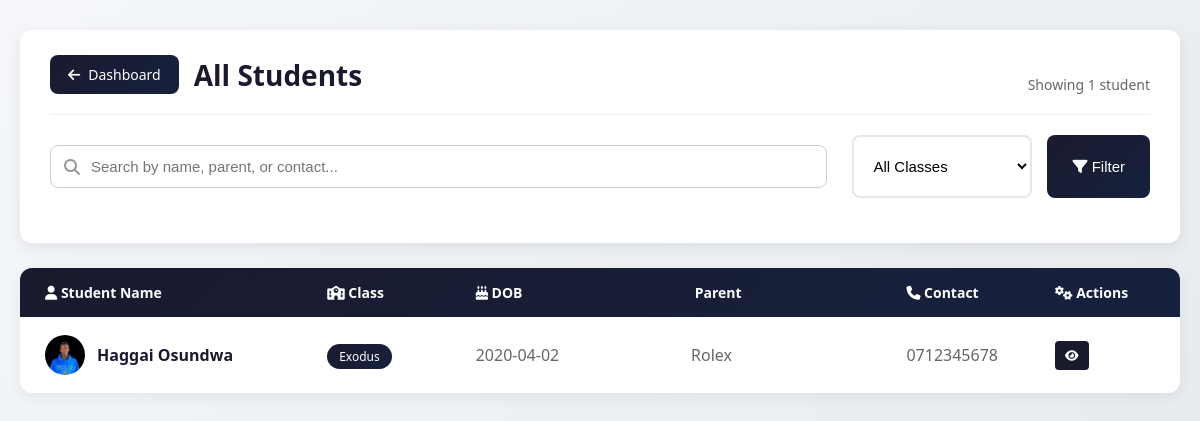
Screenshot of /all_students (signed in) with the database file from the repository.
### app.py (models this page shows)
class Student(db.Model):
    id = db.Column(db.Integer, primary_key=True)
    name = db.Column(db.String(100), nullable=False)
    dob = db.Column(db.String(20), nullable=False)
    parent = db.Column(db.String(100))
    contact = db.Column(db.String(50))
    student_class = db.Column(db.String(50))
    status = db.Column(db.String(10), default="active")
    deletion_requested = db.Column(db.Boolean, default=False)
    profile_image = db.Column(db.String(200))  # Store image filename
    family_id = db.Column(db.String(50))  # For grouping family members

### app.py (the view, shortened to what this page needs)
@app.route("/all_students")
def all_students():
    if "user" not in session:
        flash("You must be logged in to view this page.", "error")
        return redirect(url_for("home"))
    selected_class = request.args.get("class_name")
    search_query = request.args.get("search", "").strip()
    class_list = ['Genesis', 'Exodus', 'Psalms', 'Proverbs', 'Revelation', 'High Schoolers']
    query = Student.query.filter(Student.status == "active", Student.profile_image != None)
    if selected_class:
        query = query.filter_by(student_class=selected_class)
    students = query.order_by(Student.name).all()
    return render_template("all_students.html", students=students, selected_class=selected_class, class_list=class_list, search_query=search_query)

### app.py (called while the page is built)
@app.context_processor
def inject_now():
    return {'now': datetime.now}

@app.context_processor
def utility_functions():
    def attendance_present(student_id, sunday):
        record = Attendance.query.filter_by(student_id=student_id, date=sunday).first()
        return record.present if record else False
    return dict(attendance_present=attendance_present)

### templates/all_students.html (shortened to what this page needs)
<!DOCTYPE html>
<html lang="en">
<head>
    <link rel="stylesheet" href="{{ url_for('static', filename='css/styles.css') }}">
    <link rel="stylesheet" href="https://cdnjs.cloudflare.com/ajax/libs/font-awesome/6.5.0/css/all.min.css">
</head>
<body>
<div class="page-container">
    <div class="header-card">
        <div class="header-top">
            <div class="header-left">
                <a href="{{ url_for('dashboard') }}" class="btn-back">
                    <i class="fas fa-arrow-left"></i> Dashboard
                </a>
                <h1 class="page-title">
                    All Students
                </h1>
            </div>
            <div class="results-count">
                Showing {{ students|length }} student{{ '' if students|length == 1 else 's' }}
            </div>
        </div>
        <form method="get" action="{{ url_for('all_students') }}" class="search-filter-row">
            <div class="search-box">
                <i class="fas fa-search"></i>
                <input type="text"
                       name="search"
                       id="searchInput"
                       placeholder="Search by name, parent, or contact..."
                       value="{{ search_query or '' }}">
            </div>
            <select name="class_name" class="filter-select">
                <option value="">All Classes</option>
            </select>
            <button type="submit" class="btn-filter">
                <i class="fas fa-filter"></i> Filter
            </button>
        </form>
    </div>
    {% if students %}
    <div class="students-list" id="studentsList">
        <div class="students-list-header">
            <div><i class="fas fa-user"></i> Student Name</div>
            <div><i class="fas fa-school"></i> Class</div>
            <div><i class="fas fa-birthday-cake"></i> DOB</div>
            <div> Parent</div>
            <div><i class="fas fa-phone"></i> Contact</div>
            <div><i class="fas fa-cogs"></i> Actions</div>
        </div>
        {% for student in students %}
        <div class="student-row" data-name="{{ student.name.lower() }}" data-parent="{{ (student.parent or '').lower() }}" data-contact="{{ (student.contact or '').lower() }}">
            <div style="display: flex; align-items: center; gap: 12px;">
                {% if student.profile_image %}
                    <img src="{{ url_for('static', filename='uploads/profiles/' + student.profile_image) }}"
                         alt="{{ student.name }}" style="width: 40px; height: 40px; border-radius: 50%; object-fit: cover;">
                {% else %}
                    <div style="width: 40px; height: 40px; border-radius: 50%; background: #1a1a2e; display: flex; align-items: center; justify-content: center; color: white;">
                        <i class="fas fa-user"></i>
                    </div>
                {% endif %}
                <span style="font-weight: 600; color: #1a1a2e;">{{ student.name }}</span>
            </div>
            <div><span class="class-badge">{{ student.student_class }}</span></div>
            <div style="color: #666;">{{ student.dob }}</div>
            <div style="color: #666;">{{ student.parent or '-' }}</div>
            <div style="color: #666;">{{ student.contact or '-' }}</div>
            <div style="display: flex; gap: 8px;">
                <a href="{{ url_for('student_detail', student_id=student.id) }}" style="padding: 6px 10px; background: #1a1a2e; color: white; border-radius: 4px; text-decoration: none; font-size: 12px;">
                    <i class="fas fa-eye"></i>
                </a>
            </div>
        </div>
        {% endfor %}
    </div>
    {% endif %}
</div>
</body>
</html>

### static/css/styles.css (style rules this page uses)
body { font-family: 'Segoe UI', sans-serif; margin: 0; padding: 0; background-color: #f8f8f8; color: #212121; }
input[type="text"], input[type="password"], input[type="date"] { width: 100%; padding: 10px; margin: 10px 0; border: 1px solid #ccc !important; border-radius: 5px; font-weight: normal !important; outline: none !important; transition: border 0.2s ease; }
form { margin-bottom: 20px; }
form select { padding: 5px 10px; margin-left: 10px; border-radius: 5px; border: 1px solid #ccc; }
.students-list { width: 100%; overflow-x: auto; }
.students-list-header, .student-row { min-width: 700px; }

### templates/all_students.html (style rules this page uses)
body { background: linear-gradient(135deg, #f5f7fa 0%, #e4e8ec 100%); font-family: 'Segoe UI', system-ui, sans-serif; margin: 0; padding: 0; min-height: 100vh; }
.page-container { max-width: 1200px; margin: 0 auto; padding: 30px 20px; }
.header-card { background: white; border-radius: 12px; padding: 25px 30px; box-shadow: 0 4px 15px rgba(0,0,0,0.08); margin-bottom: 25px; }
.header-top { display: flex; justify-content: space-between; align-items: center; flex-wrap: wrap; gap: 20px; }
.header-left { display: flex; align-items: center; gap: 15px; }
.btn-back { background: linear-gradient(135deg, #1a1a2e, #16213e); color: white; text-decoration: none; padding: 10px 18px; border-radius: 8px; font-size: 14px; display: flex; align-items: center; gap: 8px; transition: transform 0.2s, box-shadow 0.2s; }
.page-title { font-size: 28px; color: #1a1a2e; margin: 0; font-weight: 600; }
.search-filter-row { display: flex; gap: 15px; flex-wrap: wrap; margin-top: 20px; padding-top: 20px; border-top: 1px solid #eee; }
.search-box { flex: 1; min-width: 250px; position: relative; }
.search-box input { width: 100%; padding: 12px 15px 12px 40px; border: 2px solid #e4e8ec; border-radius: 8px; font-size: 15px; transition: border-color 0.2s; box-sizing: border-box; }
.search-box i { position: absolute; left: 14px; top: 50%; transform: translateY(-50%); color: #999; }
.filter-select { padding: 12px 15px; border: 2px solid #e4e8ec; border-radius: 8px; font-size: 15px; min-width: 180px; cursor: pointer; background: white; }
.btn-filter { background: linear-gradient(135deg, #1a1a2e, #16213e); color: white; border: none; padding: 12px 25px; border-radius: 8px; font-size: 15px; cursor: pointer; font-weight: 500; }
.students-list { background: white; border-radius: 12px; overflow: hidden; box-shadow: 0 4px 15px rgba(0,0,0,0.06); }
.students-list-header { display: grid; grid-template-columns: 2fr 1fr 1.5fr 1.5fr 1fr 100px; gap: 15px; padding: 15px 25px; background: linear-gradient(135deg, #1a1a2e, #16213e); color: white; font-weight: 600; font-size: 14px; }
.student-row { display: grid; grid-template-columns: 2fr 1fr 1.5fr 1.5fr 1fr 100px; gap: 15px; padding: 18px 25px; align-items: center; border-bottom: 1px solid #f0f0f0; transition: background 0.2s; }
.student-row:last-child { border-bottom: none; }
.class-badge { background: linear-gradient(135deg, #1a1a2e, #16213e); color: white; padding: 4px 12px; border-radius: 20px; font-size: 12px; font-weight: 500; }
.results-count { color: #666; font-size: 14px; margin-top: 20px; }

### rows the page displays
Student: profile_image (picture), name "Haggai Osundwa", student_class "Exodus", dob "2020-04-02", parent "Rolex", contact "0712345678"

### other values shown
{{ students|length }} "1"
